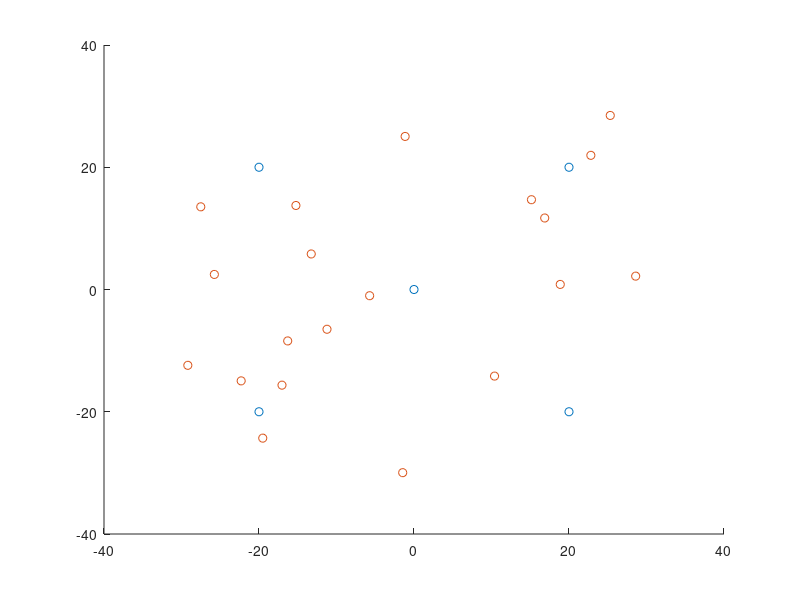

Recreate this plot in MATLAB. (Note: this script raises an error after producing the figure.)
%-----------------------------------------------
% Sensor localization from partial range data based on low rank matrix
% completion and semidefinite programming  
% Code written by Sixing Lu, email:562237037@qq.com
%--------------------------------------------------
clear
clc

u = [-20, -20, 20, 20, 0;     %anchor locations
    -20, 20, 20, -20, 0];

x_min = -30;
x_max = 30;
y_min = -30;
y_max = 30;

figure(1)
clf
scatter(u(1,:),u(2,:),'ro')
hold on
axis([-40,40,-40,40])

ratio_noise = 0.1;
alpha = 0.1;  %lost ratio

d = 2; %problem dimensions 
N_a = size(u,2); %number of anchor
N_s = 20;  %number of sensor nodes

x1 = 2*x_max*rand(1,N_s)-x_max;
x2 = 2*y_max*rand(1,N_s)-y_max;
x=[x1;x2];    %randomly generated unknow iot device locations

scatter(x1,x2,'bo')
hold on

Duu = zeros(N_a,N_a);
for n1 =1:N_a
    for n2 =1:N_a
        Duu(n1,n2) = sum((u(:,n1)-u(:,n2)).^2);
    end
end

Dxx = zeros(N_s,N_s);
for n1 =1:N_s
    for n2 =1:N_s
        Dxx(n1,n2) = sum((x(:,n1)-x(:,n2)).^2);
    end
end

Dxu = zeros(N_s,N_a);
for n1 =1:N_s
    for n2 =1:N_a
        Dxu(n1,n2) = sum((x(:,n1)-u(:,n2)).^2);
    end
end

D1 = [Duu, Dxu';    %[U,sig,V]=svd(D1) rank(D1)
       Dxu, Dxx];
   
Noise = randn(N_a +N_s,N_a +N_s);
for i=1:N_a +N_s
    for j=1:N_a +N_s
        if (i<=N_a && j<=N_a) || i==j
            Noise(i,j) = 0;
        end
    end
end

Noise = ratio_noise * norm(D1,'fro')/norm(Noise,'fro')*Noise;
Do = D1;

for i1 = N_a+1:N_a+N_s
   for i2 = 1:i1
       if rand()<alpha
           Do(i1,i2) = 0;
           Do(i2,i1) = 0;
       end
   end
end
Lost_mask = Do~=D1;  %bool matrix where the entries of D are lost

Do =Do + Noise;
n2 = N_s +N_a;

cvx_begin sdp quiet
variable D_hat(n2,n2);  
variable W1(n2,n2) ; 
variable W2(n2,n2) ;

minimize(trace(W1) +trace(W2))
subject to
sym_cvx([W1, D_hat;D_hat',W2])>=0
for i=1:n2
    for j=1:n2
        if ~Lost_mask(i,j)
            D_hat(i,j) == Do(i,j);
        end
    end
end
cvx_end

nmse_D = norm(D1-D_hat,'fro')/norm(D1,'fro');
fprintf("NMSE of the recovered complete range matrix: %.2f\n",nmse_D);

%% recover location using D_hat

h = zeros(N_s+d,N_s, N_a +N_s);
Z = [x'*x,x';x,eye(2)];

for i=1:N_s
    idx1 = i;
    for j=1:N_s +N_a
        h(idx1,i,j)=1;
        idx2 = j;
        if j<=N_a   %to anchor node
            anchor_idx = j;
            h(N_s+1:N_s+d,i,j) = -u(:,anchor_idx);           
        else
            node2_idx = j-N_a;
            if node2_idx~=i
                h(node2_idx,i,j) = -1;
            else
                h(idx1,i,j) = 0;
            end
        end
        assert(h(:,i,j)'*Z*h(:,i,j) - D1(N_a+i,j)<1e-10)
    end
end


cvx_begin sdp quiet
variable X_hat(d,N_s) 
variable Y(N_s,N_s) symmetric
variable t(N_s*(N_s+N_a),1)
expression Z(N_s+d,N_s+d)

Z =[Y,X_hat'; X_hat,eye(d)];
Z = sym_cvx(Z);

minimize ( norm( t, 2 ) )
subject to
    Z>=0
    for i=1:N_s
           for j=1:N_s+N_a
               t_idx =(i-1)*(N_s+N_a) + j;
               t(t_idx) >=abs( h(:,i,j)'*Z*h(:,i,j) - D_hat(N_a+i,j));
           end
    end
cvx_end

nmse_X = norm(x-X_hat,'fro')/norm(x,'fro');
fprintf("NMSE of the recovered loacation matrix with SDP: %.2f\n",nmse_X);

scatter(X_hat(1,:),X_hat(2,:),'kx')
hold on

%% alternative localization by Triangulation
X_hat2 = zeros(d,N_s);

for s=1:N_s
    A = zeros(N_a-1, 2);
    b = zeros(N_a-1, 1);
    
    for i=1:N_a-1
        A(i,1) = 2*(u(1,N_a)-u(1,i));
        A(i,2) = 2*(u(2,N_a)-u(2,i));
        b(i) = D_hat(s+N_a,i) - D_hat(s+N_a,N_a) - u(1,i)^2 - u(2,i)^2 + u(1,N_a)^2 + u(2,N_a)^2;
    end
    X_hat2(:,s) = (A'*A)^-1*A'*b;
end

scatter(X_hat2(1,:),X_hat2(2,:),'gv')
hold on
xlabel("X axis(meters)")
ylabel("Y axis(meters)")
legend("anchor nodes","x locations ground truth","x locations obtain by SDP","x locations obtain by triangulation")
ttl = strcat("IoT localization with lost ratio =",num2str(alpha),"noise ratio=",num2str(ratio_noise));
title(ttl)

nmse_X_tri = norm(x-X_hat2,'fro')/norm(x,'fro');
fprintf("NMSE of the recovered loacation matrix with triangulation method: %.2f\n",nmse_X_tri);




